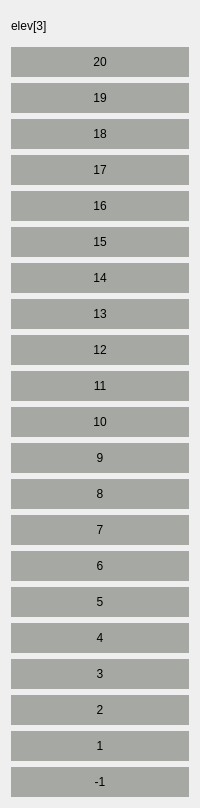
           <widget class="QWidget" name="widget" native="true">
            <layout class="QVBoxLayout" name="verticalLayout_8">
             <item>
              <widget class="QLabel" name="label_14">
               <property name="minimumSize">
                <size>
                 <width>0</width>
                 <height>30</height>
                </size>
               </property>
               <property name="text">
                <string>elev[3]</string>
               </property>
              </widget>
             </item>
             <item>
              <widget class="QLabel" name="label_3_20">
               <property name="minimumSize">
                <size>
                 <width>0</width>
                 <height>30</height>
                </size>
               </property>
               <property name="styleSheet">
                <string notr="true">background-color: rgb(166, 168, 164);
border-color: rgb(36, 36, 36);</string>
               </property>
               <property name="text">
                <string>20</string>
               </property>
               <property name="alignment">
                <set>Qt::AlignCenter</set>
               </property>
              </widget>
             </item>
             <item>
              <widget class="QLabel" name="label_3_19">
               <property name="minimumSize">
                <size>
                 <width>0</width>
                 <height>30</height>
                </size>
               </property>
               <property name="styleSheet">
                <string notr="true">background-color: rgb(166, 168, 164);
border-color: rgb(36, 36, 36);</string>
               </property>
               <property name="text">
                <string>19</string>
               </property>
               <property name="alignment">
                <set>Qt::AlignCenter</set>
               </property>
              </widget>
             </item>
             <item>
              <widget class="QLabel" name="label_3_18">
               <property name="minimumSize">
                <size>
                 <width>0</width>
                 <height>30</height>
                </size>
               </property>
               <property name="styleSheet">
                <string notr="true">background-color: rgb(166, 168, 164);
border-color: rgb(36, 36, 36);</string>
               </property>
               <property name="text">
                <string>18</string>
               </property>
               <property name="alignment">
                <set>Qt::AlignCenter</set>
               </property>
              </widget>
             </item>
             <item>
              <widget class="QLabel" name="label_3_17">
               <property name="minimumSize">
                <size>
                 <width>0</width>
                 <height>30</height>
                </size>
               </property>
               <property name="styleSheet">
                <string notr="true">background-color: rgb(166, 168, 164);
border-color: rgb(36, 36, 36);</string>
               </property>
               <property name="text">
                <string>17</string>
               </property>
               <property name="alignment">
                <set>Qt::AlignCenter</set>
               </property>
              </widget>
             </item>
             <item>
              <widget class="QLabel" name="label_3_16">
               <property name="minimumSize">
                <size>
                 <width>0</width>
                 <height>30</height>
                </size>
               </property>
               <property name="styleSheet">
                <string notr="true">background-color: rgb(166, 168, 164);
border-color: rgb(36, 36, 36);</string>
               </property>
               <property name="text">
                <string>16</string>
               </property>
               <property name="alignment">
                <set>Qt::AlignCenter</set>
               </property>
              </widget>
             </item>
             <item>
              <widget class="QLabel" name="label_3_15">
               <property name="minimumSize">
                <size>
                 <width>0</width>
                 <height>30</height>
                </size>
               </property>
               <property name="styleSheet">
                <string notr="true">background-color: rgb(166, 168, 164);
border-color: rgb(36, 36, 36);</string>
               </property>
               <property name="text">
                <string>15</string>
               </property>
               <property name="alignment">
                <set>Qt::AlignCenter</set>
               </property>
              </widget>
             </item>
             <item>
              <widget class="QLabel" name="label_3_14">
               <property name="minimumSize">
                <size>
                 <width>0</width>
                 <height>30</height>
                </size>
               </property>
               <property name="styleSheet">
                <string notr="true">background-color: rgb(166, 168, 164);
border-color: rgb(36, 36, 36);</string>
               </property>
               <property name="text">
                <string>14</string>
               </property>
               <property name="alignment">
                <set>Qt::AlignCenter</set>
               </property>
              </widget>
             </item>
             <item>
              <widget class="QLabel" name="label_3_13">
               <property name="minimumSize">
                <size>
                 <width>0</width>
                 <height>30</height>
                </size>
               </property>
               <property name="styleSheet">
                <string notr="true">background-color: rgb(166, 168, 164);
border-color: rgb(36, 36, 36);</string>
               </property>
               <property name="text">
                <string>13</string>
               </property>
               <property name="alignment">
                <set>Qt::AlignCenter</set>
               </property>
              </widget>
             </item>
             <item>
              <widget class="QLabel" name="label_3_12">
               <property name="minimumSize">
                <size>
                 <width>0</width>
                 <height>30</height>
                </size>
               </property>
               <property name="styleSheet">
                <string notr="true">background-color: rgb(166, 168, 164);
border-color: rgb(36, 36, 36);</string>
               </property>
               <property name="text">
                <string>12</string>
               </property>
               <property name="alignment">
                <set>Qt::AlignCenter</set>
               </property>
              </widget>
             </item>
             <item>
              <widget class="QLabel" name="label_3_11">
               <property name="minimumSize">
                <size>
                 <width>0</width>
                 <height>30</height>
                </size>
               </property>
               <property name="styleSheet">
                <string notr="true">background-color: rgb(166, 168, 164);
border-color: rgb(36, 36, 36);</string>
               </property>
               <property name="text">
                <string>11</string>
               </property>
               <property name="alignment">
                <set>Qt::AlignCenter</set>
               </property>
              </widget>
             </item>
             <item>
              <widget class="QLabel" name="label_3_10">
               <property name="minimumSize">
                <size>
                 <width>0</width>
                 <height>30</height>
                </size>
               </property>
               <property name="styleSheet">
                <string notr="true">background-color: rgb(166, 168, 164);
border-color: rgb(36, 36, 36);</string>
               </property>
               <property name="text">
                <string>10</string>
               </property>
               <property name="alignment">
                <set>Qt::AlignCenter</set>
               </property>
              </widget>
             </item>
             <item>
              <widget class="QLabel" name="label_3_9">
               <property name="minimumSize">
                <size>
                 <width>0</width>
                 <height>30</height>
                </size>
               </property>
               <property name="styleSheet">
                <string notr="true">background-color: rgb(166, 168, 164);
border-color: rgb(36, 36, 36);</string>
               </property>
               <property name="text">
                <string>9</string>
               </property>
               <property name="alignment">
                <set>Qt::AlignCenter</set>
               </property>
              </widget>
             </item>
             <item>
              <widget class="QLabel" name="label_3_8">
               <property name="minimumSize">
                <size>
                 <width>0</width>
                 <height>30</height>
                </size>
               </property>
               <property name="styleSheet">
                <string notr="true">background-color: rgb(166, 168, 164);
border-color: rgb(36, 36, 36);</string>
               </property>
               <property name="text">
                <string>8</string>
               </property>
               <property name="alignment">
                <set>Qt::AlignCenter</set>
               </property>
              </widget>
             </item>
             <item>
              <widget class="QLabel" name="label_3_7">
               <property name="minimumSize">
                <size>
                 <width>0</width>
                 <height>30</height>
                </size>
               </property>
               <property name="styleSheet">
                <string notr="true">background-color: rgb(166, 168, 164);
border-color: rgb(36, 36, 36);</string>
               </property>
               <property name="text">
                <string>7</string>
               </property>
               <property name="alignment">
                <set>Qt::AlignCenter</set>
               </property>
              </widget>
             </item>
             <item>
              <widget class="QLabel" name="label_3_6">
               <property name="minimumSize">
                <size>
                 <width>0</width>
                 <height>30</height>
                </size>
               </property>
               <property name="styleSheet">
                <string notr="true">background-color: rgb(166, 168, 164);
border-color: rgb(36, 36, 36);</string>
               </property>
               <property name="text">
                <string>6</string>
               </property>
               <property name="alignment">
                <set>Qt::AlignCenter</set>
               </property>
              </widget>
             </item>
             <item>
              <widget class="QLabel" name="label_3_5">
               <property name="minimumSize">
                <size>
                 <width>0</width>
                 <height>30</height>
                </size>
               </property>
               <property name="styleSheet">
                <string notr="true">background-color: rgb(166, 168, 164);
border-color: rgb(36, 36, 36);</string>
               </property>
               <property name="text">
                <string>5</string>
               </property>
               <property name="alignment">
                <set>Qt::AlignCenter</set>
               </property>
              </widget>
             </item>
             <item>
              <widget class="QLabel" name="label_3_4">
               <property name="minimumSize">
                <size>
                 <width>0</width>
                 <height>30</height>
                </size>
               </property>
               <property name="styleSheet">
                <string notr="true">background-color: rgb(166, 168, 164);
border-color: rgb(36, 36, 36);</string>
               </property>
               <property name="text">
                <string>4</string>
               </property>
               <property name="alignment">
                <set>Qt::AlignCenter</set>
               </property>
              </widget>
             </item>
             <item>
              <widget class="QLabel" name="label_3_3">
               <property name="minimumSize">
                <size>
                 <width>0</width>
                 <height>30</height>
                </size>
               </property>
               <property name="styleSheet">
                <string notr="true">background-color: rgb(166, 168, 164);
border-color: rgb(36, 36, 36);</string>
               </property>
               <property name="text">
                <string>3</string>
               </property>
               <property name="alignment">
                <set>Qt::AlignCenter</set>
               </property>
              </widget>
             </item>
             <item>
              <widget class="QLabel" name="label_3_2">
               <property name="minimumSize">
                <size>
                 <width>0</width>
                 <height>30</height>
                </size>
               </property>
               <property name="styleSheet">
                <string notr="true">background-color: rgb(166, 168, 164);
border-color: rgb(36, 36, 36);</string>
               </property>
               <property name="text">
                <string>2</string>
               </property>
               <property name="alignment">
                <set>Qt::AlignCenter</set>
               </property>
              </widget>
             </item>
             <item>
              <widget class="QLabel" name="label_3_1">
               <property name="minimumSize">
                <size>
                 <width>0</width>
                 <height>30</height>
                </size>
               </property>
               <property name="styleSheet">
                <string notr="true">background-color: rgb(166, 168, 164);
border-color: rgb(36, 36, 36);</string>
               </property>
               <property name="text">
                <string>1</string>
               </property>
               <property name="alignment">
                <set>Qt::AlignCenter</set>
               </property>
              </widget>
             </item>
             <item>
              <widget class="QLabel" name="label_3_0">
               <property name="minimumSize">
                <size>
                 <width>0</width>
                 <height>30</height>
                </size>
               </property>
               <property name="styleSheet">
                <string notr="true">background-color: rgb(166, 168, 164);
border-color: rgb(36, 36, 36);</string>
               </property>
               <property name="text">
                <string>-1</string>
               </property>
               <property name="alignment">
                <set>Qt::AlignCenter</set>
               </property>
              </widget>
             </item>
            </layout>
           </widget>
